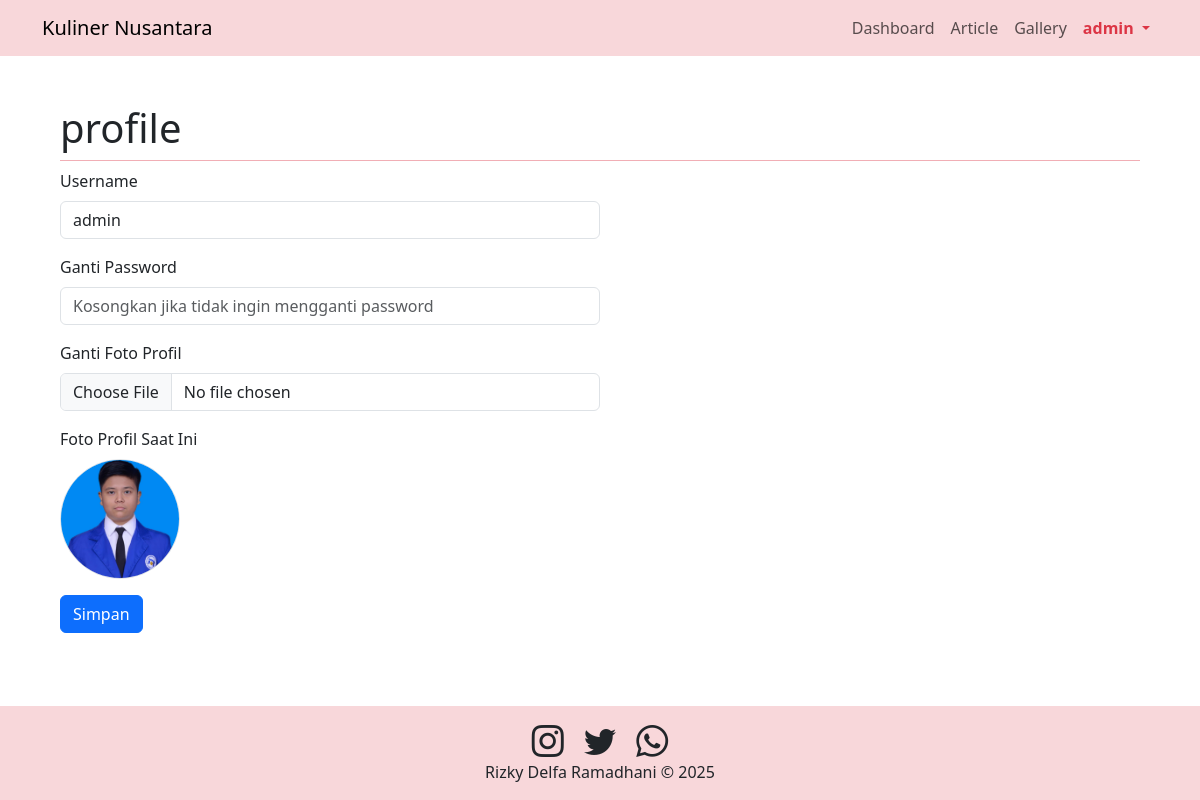
/admin.php?page=profile (signed in), run on the app's committed database.
### tables this page shows
CREATE TABLE `user` (
  `id` int(11) NOT NULL,
  `username` varchar(50) NOT NULL,
  `password` text NOT NULL,
  `foto` text NOT NULL
);

### profile.php (the view, shortened to what this page needs)
<?php
include "koneksi.php";
$username = $_SESSION['username'];
$user = $conn->query(
    "SELECT * FROM user WHERE username='$username'"
)->fetch_assoc();
?>
<form method="post" enctype="multipart/form-data" class="col-md-6">
    <div class="mb-3">
        <label class="form-label">Username</label>
        <input type="text"
               class="form-control"
               value="<?= htmlspecialchars($user['username']) ?>"
               readonly>
    </div>
    <div class="mb-3">
        <label class="form-label">Ganti Password</label>
        <input type="password"
               name="password"
               class="form-control"
               placeholder="Kosongkan jika tidak ingin mengganti password">
    </div>
    <div class="mb-3">
        <label class="form-label">Ganti Foto Profil</label>
        <input type="file"
               name="foto"
               class="form-control"
               accept="image/*">
    </div>
    <div class="mb-3">
        <label class="form-label">Foto Profil Saat Ini</label><br>
        <?php if (!empty($user['foto'])): ?>
            <img src="<?= $user['foto']; ?>"
                 width="120"
                 height="120"
                 class="rounded-circle border"
                 style="object-fit: cover;">
        <?php else: ?>
            <span class="text-muted">Belum ada foto</span>
        <?php endif; ?>
    </div>
    <button type="submit" name="simpan" class="btn btn-primary">
        Simpan
    </button>
</form>

### admin.php (style rules this page uses)
body { min-height: 100vh; display: flex; flex-direction: column; }

### data on the page
user: username "admin", foto (picture)

### other printed values
$_SESSION['username'] "admin"
$page "profile"
